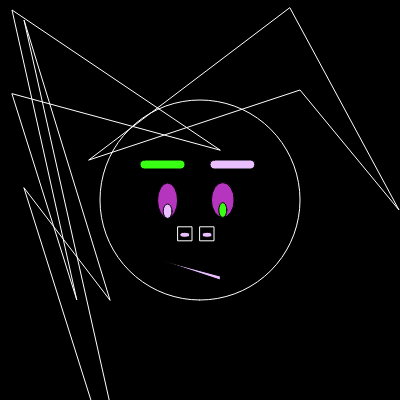
Frame 1 (no input)
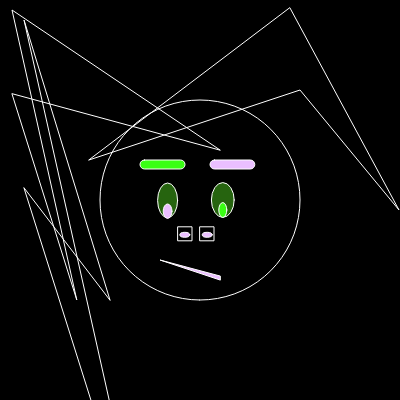
Frame 60 (no input)
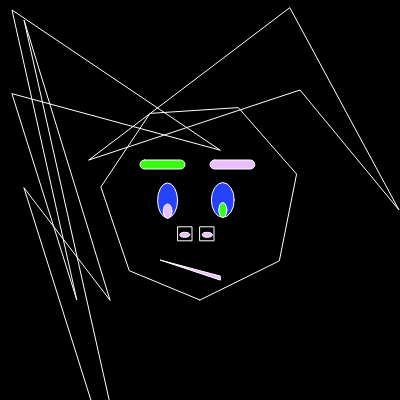
Frame 120 (the mouse pressed at the canvas centre since frame 60)

The p5.js sketch that drew these frames (run headless with seeded random() and noise() and a simulated clock; from frame 60 on, the mouse is pressed at the canvas centre):

// p5.js sketch
// ── sketch.js
function setup( ) {
  createCanvas(400, 400);
  angleMode(DEGREES);
}

 function draw () {
  background(0);

//Outter Left Eye
  fill(random(255),random(255),random(255) );
  ellipse (width*.419,width*.501,width*.05,width*.087)
//Outter Right Eye
  ellipse (width*.557,width*.5,width*.057,width*.087)
//Inner Right Eye
  let g=color("#39FF14")
  fill(g)
  ellipse (width*.557,width*.525,width*.02, width*.037)
//Inner Left Eye
  let r=color("#EABFFF")
  fill(r)
  ellipse (width*.419,width*.528,width*.022, width*.036)
//nostrils
ellipse (width*.462,width*.587,width*.025,width*.0125)
ellipse (width*.518,width*.587,width*.025,width*.0125)
//mouth
triangle(width*.55,width*.70,width*.40,width*.65,width*.55,width*.69)
//Eyebrow Left 
rect(width*.525,width*.4,width*.112,width*.0225,width*.125)
//Eyebrow Right
let q=color("#39FF14")
fill(q)
rect(width*.35,width*.4,width*.1125,width*.0225,width*.125)
  stroke(255);
  noFill();
beginShape();
//Outter Nose
square(width*.445,width*.567,width*.035)
square(width*.5,width*.567,width*.035)

//LEGS Left
quad(width*.55,width*.375,width*.03,width*.025,width*.192,width*.75,width*.03,width*.235)
quad(width*.275,width*.75,width*.06,width*.05,width*.385,width*1.5,width*.06,width*.47)
//LEGS Right
quad(290,8,399,210,300,90,89,160)



//Body
  let spacing = map(mouseX, 0, width, 5, 100);
for (let a = 0; a < 360; a += spacing) {
    let x = 100 * sin(a) + 200;
    let y = 100 * cos(a) + 200;
    vertex(x, y);
  }
  
  //vertex (200,100);
  //vertex (200, 100);
  //vertex (200,100);
  //vertex (50, 75);
  //vertex (100, 50);
endShape(CLOSE);


}
